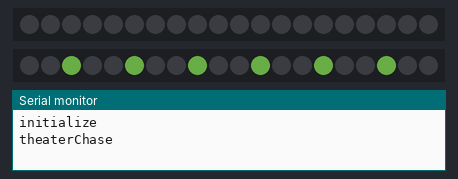
This sketch was run on a simulated Arduino Uno, built with avr-gcc and run on an emulated ATmega328P. Shown: 2 × 20 RGB LEDs in strip order, left to right, the last lines printed to the serial monitor. Dim RGB values are drawn brighter than linear; random numbers use the default seed unless the sketch sets one.

Above: at 2.0 s.
At 2.58 s:
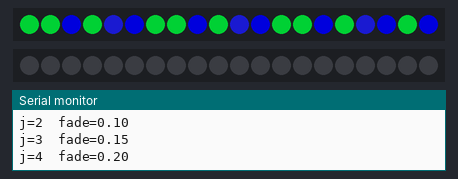
At 10.42 s:
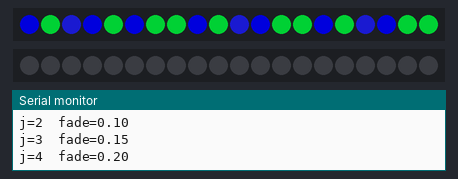
At 18.71 s:
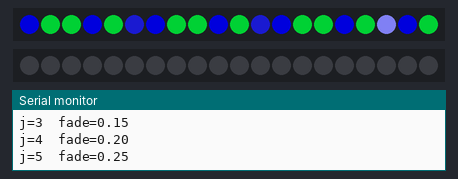
At 21.89 s:
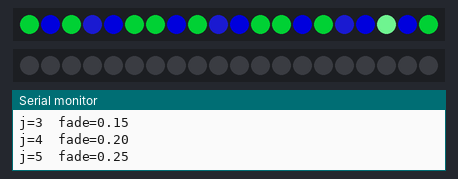
At 39.56 s:
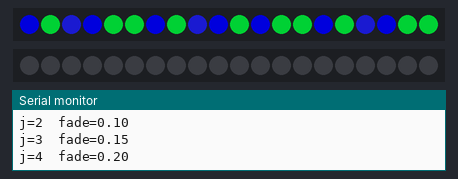

The sketch:

PixelStripRGBW.ino
```cpp
#include <Adafruit_NeoPixel.h>

#define PIN 6
#define Pixels 20

// TINYDUINO: set environment to board "Arduino Pro or Pro Mini" and
//            processor to "ATmega328P (3.3V, 8 MHz)"
// Nano by Elegoo with micro USB set to UNO


// Parameter 1 = number of pixels in strip
// Parameter 2 = Arduino pin number (most are valid)
// Parameter 3 = pixel type flags, add together as needed:
//   NEO_KHZ800  800 KHz bitstream (most NeoPixel products w/WS2812 LEDs)
//   NEO_KHZ400  400 KHz (classic 'v1' (not v2) FLORA pixels, WS2811 drivers)
//   NEO_GRB     Pixels are wired for GRB bitstream (most NeoPixel products)
//   NEO_RGB     Pixels are wired for RGB bitstream (v1 FLORA pixels, not v2)
//   NEO_RGBW    Pixels are wired for RGBW bitstream (NeoPixel RGBW products)
Adafruit_NeoPixel strip = Adafruit_NeoPixel(Pixels, PIN, NEO_GRBW + NEO_KHZ800);
//Adafruit_NeoPixel strip = Adafruit_NeoPixel(Pixels, PIN, NEO_GRB + NEO_KHZ800);
//Adafruit_NeoPixel strip2 = Adafruit_NeoPixel(4, 7, NEO_GRB + NEO_KHZ800);
// IMPORTANT: To reduce NeoPixel burnout risk, add 1000 uF capacitor across
// pixel power leads, add 300 - 500 Ohm resistor on first pixel's data input
// and minimize distance between Arduino and first pixel.  Avoid connecting
// on a live circuit...if you must, connect GND first.


float redStates[Pixels];
float blueStates[Pixels];
float greenStates[Pixels];
float whiteStates[Pixels];
float fadeRate = 0.04;
float red;
float green;
float blue;
float white;
bool flip;

//int myColors[] = {1,0,0,0,0,0,0,0,0,0,0,0,0,0,0,0,0,0,0,0};
int myColors[] = {3,2,2,3,2,4,3,2,2,3,2,4,3,2,2,3,2,4,3,2};

void setup() {
  // Setup Serial Monitor
  Serial.begin(9600);
  Serial.println("initialize");

  Serial.println("theaterChase");
  delay(500);
  uint16_t i;
  strip.begin();
  strip.show(); // Initialize all pixels to 'off'
  theaterChase(strip, strip.Color(10,30,0,20), 50); // Pink
  strip.begin();
  strip.clear();
  strip.show(); // Initialize all pixels to 'off'

  Serial.println("zero state arrays");
  for(uint16_t k = 0; k < Pixels; k++) {
    setColors(i,0);
  }
  flip = false;
  initWater();
}


void loop () {
//   if (random(10) <= 2) {
//      uint16_t i = random(Pixels);
//      redWhiteBlueLights(i);
//    }
//
//    for(uint16_t j = 0; j < Pixels; j++) {
//      if (redStates[j] > 1 || greenStates[j] > 1 || blueStates[j] > 1 || whiteStates[j] > 1) {
//        strip.setPixelColor(j, redStates[j], greenStates[j], blueStates[j], whiteStates[j]);
//
//        if (redStates[j] > 1) {
//          redStates[j] = redStates[j] * fadeRate;
//        } else {
//          redStates[j] = 0;
//        }
//
//        if (greenStates[j] > 1) {
//          greenStates[j] = greenStates[j] * fadeRate;
//        } else {
//          greenStates[j] = 0;
//        }
//
//        if (blueStates[j] > 1) {
//          blueStates[j] = blueStates[j] * fadeRate;
//        } else {
//          blueStates[j] = 0;
//        }
//
//        if (whiteStates[j] > 1) {
//          whiteStates[j] = whiteStates[j] * fadeRate;
//        } else {
//          whiteStates[j] = 0;
//        }
//
//        } else {
//        strip.setPixelColor(j, 0, 0, 0, 0);
//      }
//    }

    waterEffect();
    glint();
//  Serial.print("*** myColors = ");
//  Serial.print(myColors[1]);
//  Serial.print(" blueStates[");
//  Serial.print(1);
//  Serial.print("] = ");
//  Serial.println(blueStates[1]);


}

void initWater() {
  Serial.println("initWater starts");
  for (int i=0; i < Pixels; i++) {
    setColors(i,myColors[i]);
    strip.setPixelColor(i, redStates[i], greenStates[i], blueStates[i], whiteStates[i]);
  }
}

void glint() {
  //check if glint will happen
  int i = random(100);
  if (i > 2) return;

  //pick a random light
  i = random(Pixels);
  //flash white
  strip.setPixelColor(i, redStates[i], greenStates[i], blueStates[i], 100);
  //show updated color, delay, and iterate to next color shift
  strip.show();
  delay(40);
  strip.setPixelColor(i, redStates[i], greenStates[i], blueStates[i], whiteStates[i]);
  strip.show();
}

void getColors(int colorValue) {

  float scale = 1.5;
  switch (colorValue) {
    case 1:
      // gold
      red = 50;
      green = 50;
      blue = 00;
      white = 00;
      break;
    case 2:
      //blue green
      red = 00;
      green = 80;
      blue = 20;
      white = 0;
      break;
    case 3:
      //blue
      red = 00;
      green = 0;
      blue = 100;
      white = 0;
      break;
    case 4:
      //blue red
      red = 10;
      green = 10;
      blue = 80;
      white = 0;
      break;
    default:
      //blue green
      red = 0;
      green = 0;
      blue = 0;
      white = 0;
      break;
  }
  red = red * scale;
  green = green * scale;
  blue = blue * scale;
  white = white * scale;
}

void setColors(int i, int colorValue) {
  getColors(colorValue);
  redStates[i] = red;
  greenStates[i] = green;
  blueStates[i] = blue;
  whiteStates[i] = white;
}

void waterEffect() {
  int nextColors[Pixels];
  if (flip) {  //next is behind
    for (int i=1; i < Pixels; i++) {
      nextColors[i] = myColors[i-1];
    }
    nextColors[0] = myColors[Pixels-1];
  } else {  //next is ahead
    for (int i=0; i < Pixels-1; i++) {
      nextColors[i] = myColors[i+1];
    }
    nextColors[Pixels-1] = myColors[0];
  }
  float r0;
  float g0;
  float b0;
  float w0;
  float r1;
  float g1;
  float b1;
  float w1;
  int steps = 20;
  Serial.println("waterEffect starts");
  Serial.print("flip = "); Serial.println(flip);
  for (int j=0; j <= steps; j++) {
    //shift color to next pixel by increments
    float fade = (float)j / (float)steps;
    Serial.print("j="); Serial.print(j); Serial.print("  fade="); Serial.println(fade);
    for (int i=0; i < Pixels; i++) {
      //iterate through each pixel and update color
      getColors(myColors[i]);
      r0 = red;
      g0 = green;
      b0 = blue;
      w0 = white;
      getColors(nextColors[i]);
      r1 = red;
      g1 = green;
      b1 = blue;
      w1 = white;
      redStates[i] = (r0 * (1.0 - fade)) + (r1 * fade) ;
      greenStates[i] = (g0 * (1.0 - fade)) + (g1 * fade) ;
      blueStates[i] = (b0 * (1.0 - fade)) + (b1 * fade) ;
      whiteStates[i] = (w0 * (1.0 - fade)) + (w1 * fade) ;

//  Serial.print("*** myColors = ");
//  Serial.print(myColors[i]);
//  Serial.print(" nextColors = ");
//  Serial.print(nextColors[i]);
//  Serial.print(" b0 = ");
//  Serial.print(b0);
//  Serial.print(" b1 = ");
//  Serial.print(b1);
//  Serial.print(" blueStates[");
//  Serial.print(i);
//  Serial.print("] = ");
//  Serial.println(blueStates[i]);
      strip.setPixelColor(i, redStates[i], greenStates[i], blueStates[i], whiteStates[i]);
    }
    //show updated color, delay, and iterate to next color shift
    strip.show();
    delay(10);
  }

  // update to current color situation
  for (int j=0; j <= Pixels; j++) {
    myColors[j] = nextColors[j];
  }

  delay(50);
  int slosh = random(10);
  if (slosh >7) {
    flip = !flip;  // change light switch direction
  }

}

void redWhiteBlueLights(uint16_t i) {
  if (redStates[i] < 1 && whiteStates[i] < 1 && greenStates[i] < 1 && blueStates[i] < 1) {
    int j = random(10);
    if (j >= 3) {
      redStates[i] = 150;
      greenStates[i] = 0;
      blueStates[i] = 0;
      whiteStates[i] = 0;
    }
    else {
      redStates[i] = 0;
      greenStates[i] = 0;
      blueStates[i] = 150;
      whiteStates[i] = 0;
    }
    if (j >= 7) {
      redStates[i] = 0;
      greenStates[i] = 0;
      blueStates[i] = 0;
      whiteStates[i] = 250;
    }
  }
}


//Theatre-style crawling lights.
void theaterChase(Adafruit_NeoPixel myStrip, uint32_t c, uint8_t wait) {
  for (int j=0; j<10; j++) {  //do 10 cycles of chasing
    for (int q=0; q < 3; q++) {
      for (int i=0; i < myStrip.numPixels(); i=i+3) {
        myStrip.setPixelColor(i+q, c);    //turn every third pixel on
      }
      myStrip.show();

      delay(wait);

      for (int i=0; i < myStrip.numPixels(); i=i+3) {
        myStrip.setPixelColor(i+q, 0);        //turn every third pixel off
      }
    }
  }
}
```
